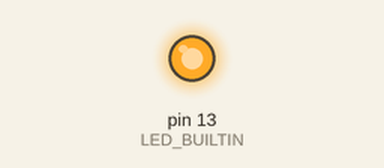
This sketch was run on a simulated Arduino Uno, built with avr-gcc and run on an emulated ATmega328P. Parts: output pins drawn as LEDs (lit = HIGH). No radio packets arrive unless stated; what the sketch prints to the serial monitor is not drawn.

Above: at 5.05 s.
At 7.5 s:
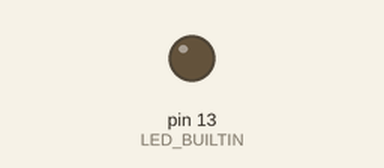
Timing chart, 0 to 11.6 s (numbered marks = the images above):
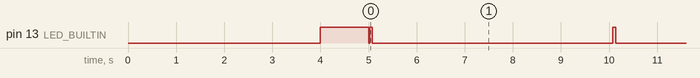

The sketch:

Transmission_Lora.ino
```cpp
#include <SPI.h>
#include <LoRa.h>

int counter = 0;

void setup() {
  pinMode(LED_BUILTIN, OUTPUT);

  Serial.begin(9600);
  delay(4000);

  digitalWrite(LED_BUILTIN, HIGH);
  delay(1000);
  digitalWrite(LED_BUILTIN, LOW);

  Serial.println("LoRa Sender");

  if (!LoRa.begin(868E6)) {
    Serial.println("Starting LoRa failed!");
    while (1);
  }
}

void loop() {
  Serial.print("Sending packet: ");
  Serial.println(counter);

  // send packet
  digitalWrite(LED_BUILTIN, HIGH);
  LoRa.beginPacket();
  LoRa.print("hello ");
  LoRa.print(counter);
  LoRa.endPacket();
  digitalWrite(LED_BUILTIN, LOW);

  counter++;

  delay(5000);
}
```

Measured:
- by itself, pin 13 (LED_BUILTIN): repeats every 5.1 s: HIGH 0.06 s, LOW 5.0 s
